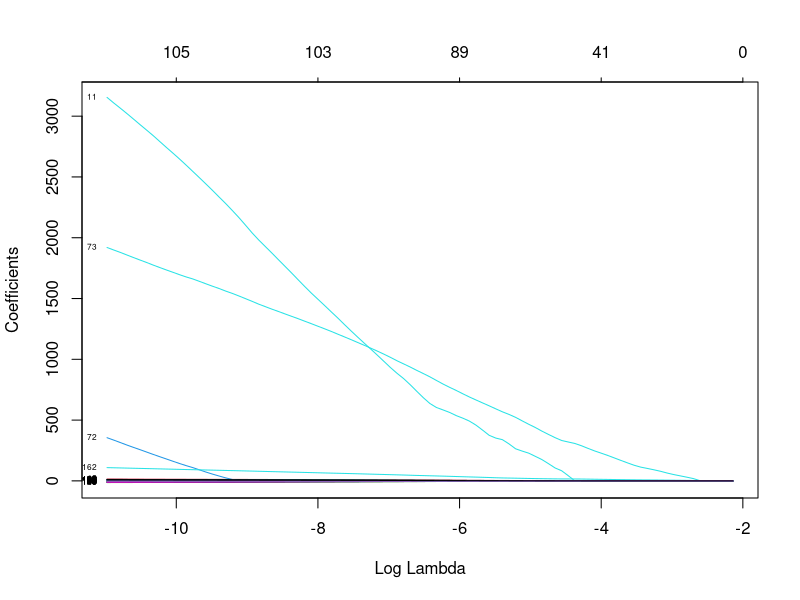
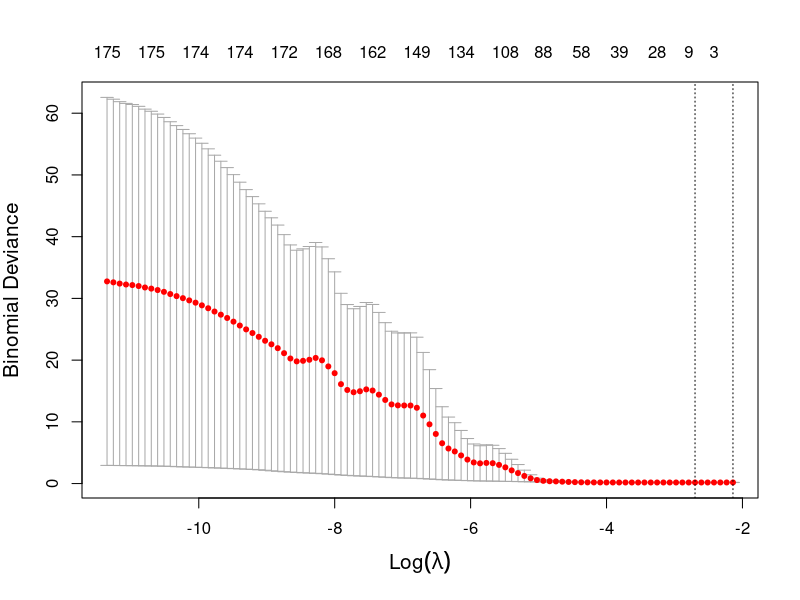

Source code (R) for these figures, in order:
#LASSO回归,输入只能是矩阵,行为样本,列为基因,分组只能是(0,1)
library(glmnet)

input <- read.csv("175sig_genes_norm_exp.csv",header = T,row.names = 1)

x <- input[,-1]
# levels(groups) <- c(0, 1)
y <- as.integer(as.character(input$group))
fit <- glmnet(x, y, family = "binomial", nlambda = 100, alpha = 1)
plot(fit, xvar = "lambda", label = TRUE)
cvfit <- cv.glmnet(data.matrix(x), y, nfolds = 10)
cvfit$lambda.min
cvfit$lambda.1se

pdf("Binomial Deviance lasso.pdf", height = 8, width = 10)
plot(cvfit, ylab = "Binomial Deviance",cex.lab = 1.25)
dev.off()
coef <- coef(cvfit, s = "lambda.min")
factors <- as.matrix(coef)
factors[factors == 0] <- NA
factors <- na.omit(factors)
write.csv(factors, "lasso.csv")
